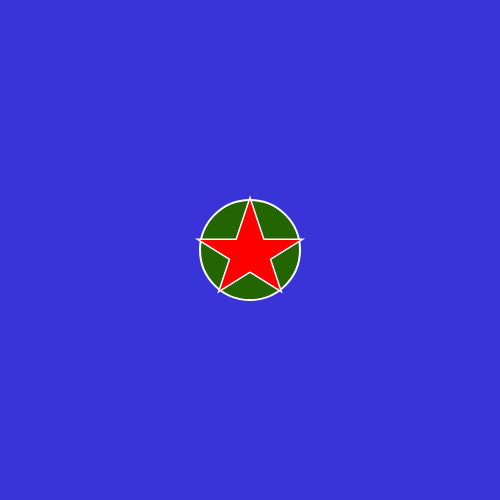
Frame 1 (no input)
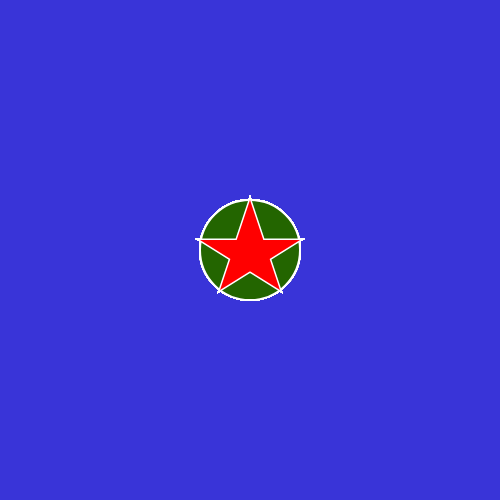
Frame 60 (no input)
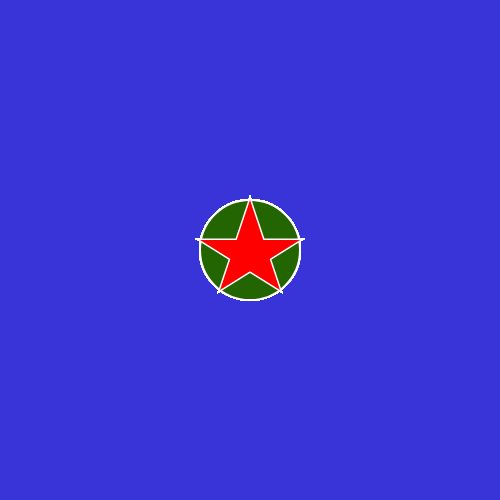
Frame 120 (the mouse pressed at the canvas centre since frame 60)

The p5.js sketch that drew these frames (run headless with seeded random() and noise() and a simulated clock; from frame 60 on, the mouse is pressed at the canvas centre):

// p5.js sketch
// ── sketch.js
/* PDM Course: Web Graphics Unit, Benchmark Assignment 1:
Basic Drawing in P5.js

Image 4 ALTERNATE Answer: Red Star
Code by Anthony T. Marasco -2016

**** This is an ALTERNATE answer for Image 4. It uses two six-point
stars with no stroke to create a red star with a white outline (actually another white star
layered behind it. Pretty sneaky, Sis. ****

*/
function setup() {
  createCanvas(500, 500);
  background(57, 52, 216);
}

function draw() {
  strokeWeight(2);
  stroke(255);//white colored stroke lines
  fill(35, 101, 0);//fill green circle
  ellipse(250, 250, 100, 100)
  fill(216, 52, 52);
  
  //white star shape behind red star shape
  beginShape();//star shape!
  stroke(255)
  strokeWeight(3)
  fill(255, 255, 255)
  vertex(250, 200);//top point (1)
  vertex(280, 290);//bottom right point (5)
  vertex(200, 240);//top left point (9)
  vertex(300, 240);//top right point (3)
  vertex(220, 290);//bottom left point (7)
  vertex(250, 200);//top point (1)
  endShape(CLOSE);
  //redstar shape on right
  beginShape();//star shape!
  noStroke()
  fill(255, 0, 0)
  vertex(250, 200);//top point (1)
  vertex(280, 290);//bottom right point (5)
  vertex(200, 240);//top left point (9)
  vertex(300, 240);//top right point (3)
  vertex(220, 290);//bottom left point (7)
  vertex(250, 200);//top point (1)
  endShape(CLOSE);
  
  
  

}
